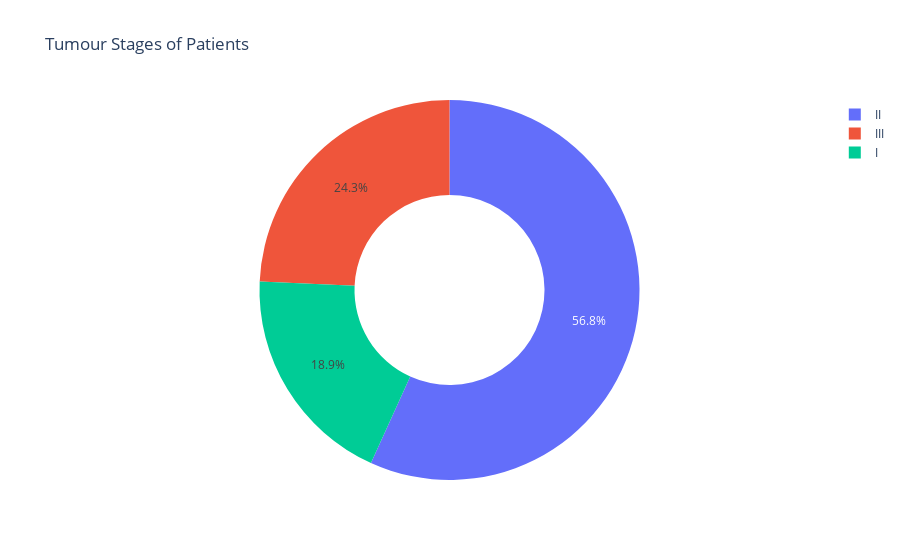

Notebook code for this chart:
### Code cell
# Tumour Stage
stage = data["Tumour_Stage"].value_counts()
transactions = stage.index
quantity = stage.values

figure = px.pie(data, 
             values=quantity, 
             names=transactions,hole = 0.5, 
             title="Tumour Stages of Patients")
figure.show()

### Figure 1 — Plotly figure (JSON) as saved in the notebook; plotly's stock layout.template omitted (floating-point values rounded to 4 significant figures)
{"data": [{"domain": {"x": [0, 1], "y": [0, 1]}, "hole": 0.5, "hovertemplate": "label=%{label}<br>value=%{value}<extra></extra>", "labels": ["II", "III", "I"], "legendgroup": "", "name": "", "showlegend": true, "type": "pie", "values": [180, 77, 60]}], "layout": {"legend": {"tracegroupgap": 0}, "title": {"text": "Tumour Stages of Patients"}}}
